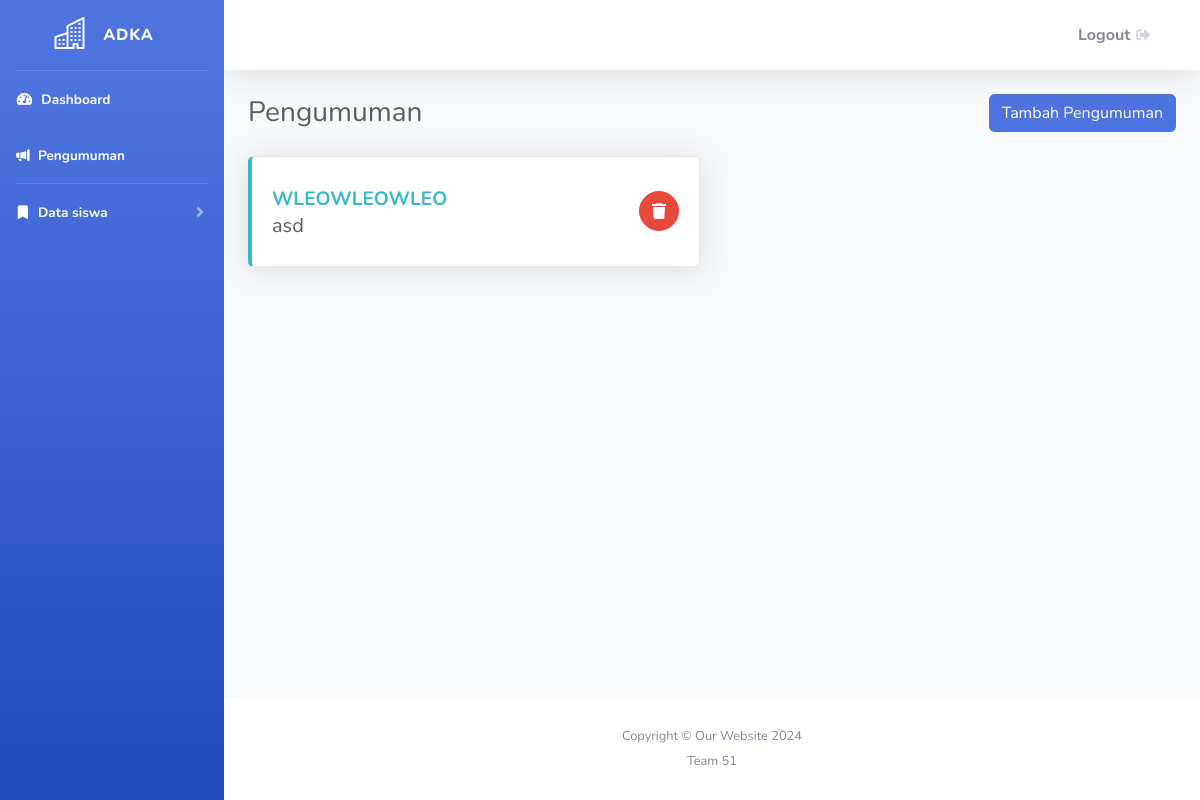
The page /public/announcements (signed in) on the database as committed earlier.
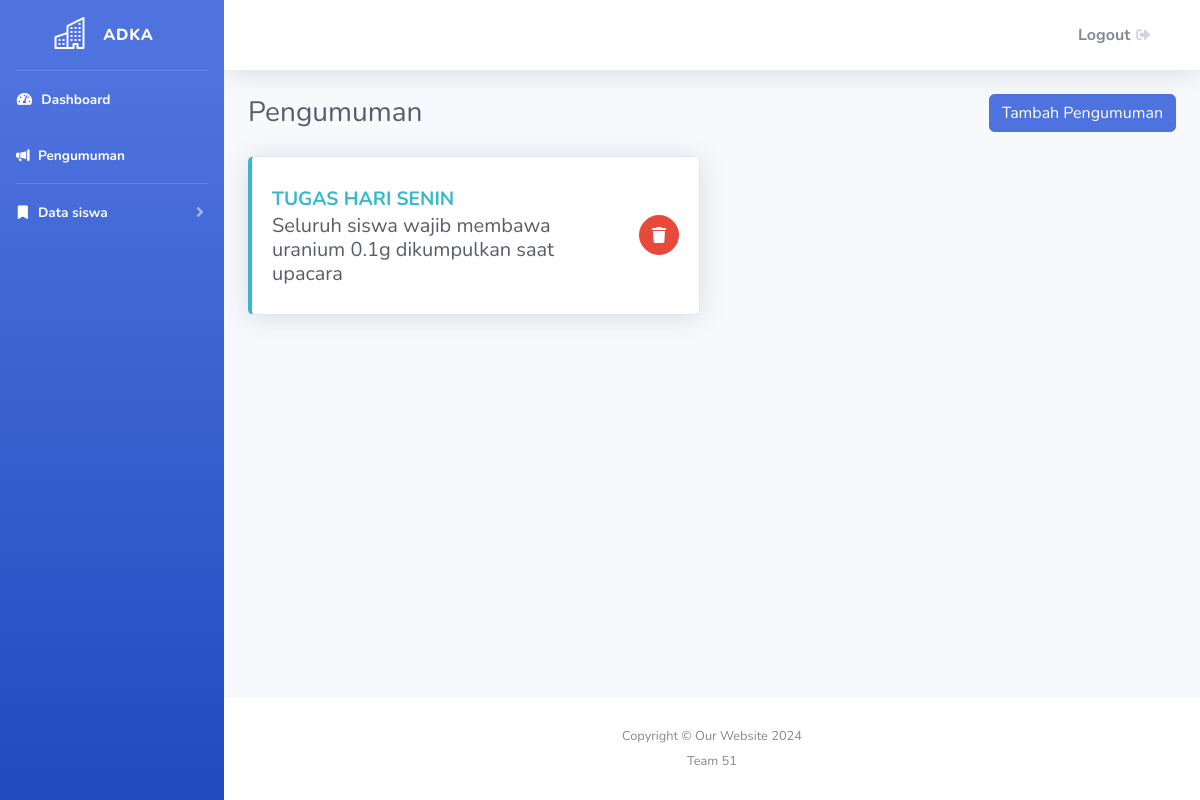
The same page on the database as committed later.
### tables this page shows
CREATE TABLE `tbl_sas_announcements` (
  `id_ann` int(11) NOT NULL,
  `title_ann` varchar(50) NOT NULL,
  `content_ann` varchar(100) NOT NULL,
  `created_at` timestamp NOT NULL DEFAULT current_timestamp(),
  `created_by` int(11) NOT NULL,
  `id_admin` int(11) NOT NULL
);

### app/core/Controller.php (called while the page is built, shortened)
<?php
class Controller {
    public function view($view, $data = [])
    {
        require_once '../app/views/' . $view . '.php';
    }
    public function model($model)
    {
        return new $model;
    }
}

### app/controllers/Announcements.php (called while the page is built, shortened)
<?php
class Announcements extends Controller {
    public function index() {
        $data['judul'] = 'Pengumuman';
        $data['nama'] = $this->model('User_model')->getUser();
        $data['ann'] = $this->model('pengumuman')->getAnn();
        $this->view('announcements/index', $data);
    }
}
?>

### app/core/App.php (called while the page is built, shortened)
<?php
class App {
    protected $method = 'index';
    protected $params = [];
    public function __construct()
    {
        $this->controller = new $this->controller;
        call_user_func_array([$this->controller, $this->method], $this->params);
    }
}

### public/index.php (called while the page is built, shortened)
<?php
$app = new App();
?>

### app/core/Database.php (called while the page is built, shortened)
<?php
class Database {
    private $host = DB_HOST;
    private $user = DB_USER;
    private $pass = DB_PASS;
    private $db_name = DB_NAME;
    private $dbh;
    private $stmt;
    public function __construct()
    {
        $dsn = 'mysql:host=' . $this->host . ';dbname=' . $this->db_name;
        $option = [
            PDO::ATTR_PERSISTENT => true,
            PDO::ATTR_ERRMODE => PDO::ERRMODE_EXCEPTION
        ];
        try {
            $this->dbh = new PDO($dsn, $this->user, $this->pass, $option);
        } catch(PDOException $e) {
            die($e->getMessage());
        }
    }
    public function query($query)
    {
        $this->stmt = $this->dbh->prepare($query);
    }
    public function execute()
    {
        $this->stmt->execute();
    }
    public function resultSet()
    {
        $this->execute();
        return $this->stmt->fetchAll(PDO::FETCH_ASSOC);
    }
}

### app/models/pengumuman.php (called while the page is built, shortened)
<?php
class pengumuman {
    private $table = 'tbl_sas_announcements';
    private $db;
    public function __construct()
    {
        $this->db = new Database;
    }
    public function getAnn() {
        $this->db->query('SELECT * FROM ' . $this->table);
        return $this->db->resultSet();
    }
}
?>

### app/views/announcements/index.php (the view, shortened to what this page needs)
<div class="container-fluid">
    <div class="d-sm-flex align-items-center justify-content-between mb-4">
        <h1 class="h3 mb-0 text-gray-800">Pengumuman</h1>
        <?php
        if (isset($_SESSION['email'])) {
            echo '<button type="button" class="btn btn-primary" data-toggle="modal" data-target="#exampleModal">';
            echo 'Tambah Pengumuman';
            echo '</button>';
        }
        ?>
    </div>
    <div class="row">
        <?php foreach ($data['ann'] as $ann) : ?>
        <div class="col-xl-6 col-md-6 mb-4">
            <div class="card border-left-info shadow h-100 py-2">
                <div class="card-body">
                    <div class="row no-gutters align-items-center">
                        <div class="col mr-2">
                            <div class="text-lg font-weight-bold text-info text-uppercase"><?= $ann['title_ann']; ?></div>
                            <div class="row no-gutters align-items-center">
                                <div class="col-auto">
                                    <div class="h5 mb-0 mr-3 text-gray-800"><?= $ann['content_ann']; ?></div>
                                </div>
                            </div>
                        </div>
                        <div class="col-auto">
                        <?php if (isset($_SESSION['email'])) : ?>
                            <a href="<?=BASEURL;?>/announcements/hapus/<?= $ann['id_ann']; ?>" class="btn btn-danger btn-circle">
                                <i class="fas fa-trash"></i>
                            </a>
                        <?php endif; ?>
                        </div>
                    </div>
                </div>
            </div>
        </div>
        <?php endforeach; ?>
    </div>
</div>

Rows that differ between the two databases and show on the page:
removed tbl_sas_announcements: title_ann "WLEOWLEOWLEO", content_ann "asd"
added tbl_sas_announcements: title_ann "TUGAS HARI SENIN", content_ann "Seluruh siswa wajib membawa uranium 0.1g dikumpulkan saat upacara"
